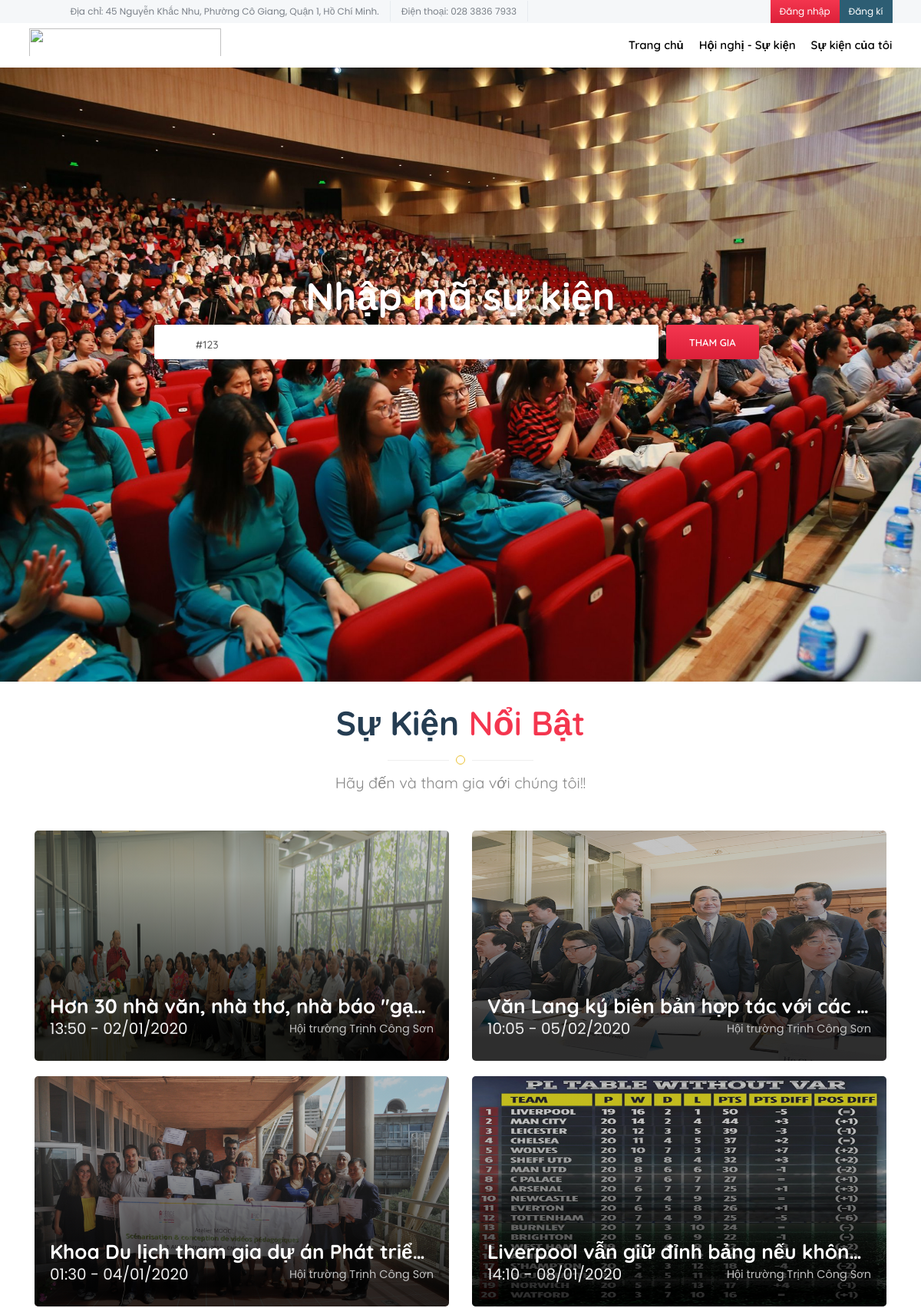
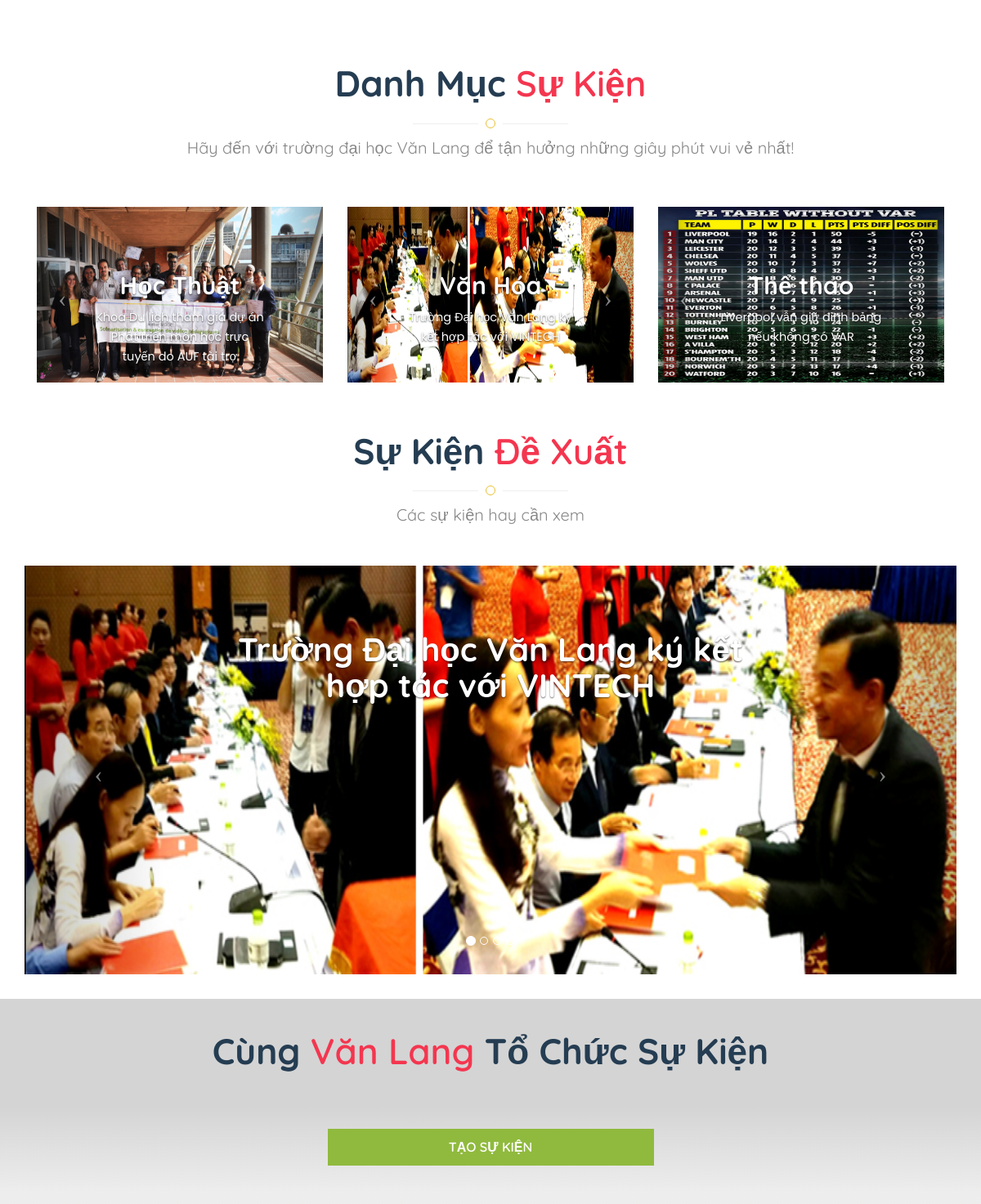
The page / (upper part) on the database its author committed (2 pictures, top to bottom).
### tables this page shows
CREATE TABLE `event` (
  `id` int(11) NOT NULL,
  `account_id` int(11) NOT NULL,
  `category_id` int(11) NOT NULL,
  `title` varchar(100) NOT NULL,
  `code` varchar(4) NOT NULL,
  `place` varchar(100) NOT NULL,
  `avatar` varchar(100) NOT NULL,
  `ticket_number` int(11) NOT NULL,
  `start_date` datetime NOT NULL,
  `end_date` datetime NOT NULL,
  `expired_date` datetime NOT NULL,
  `short_desc` varchar(100) NOT NULL,
  `description` text NOT NULL,
  `faculty_id` int(11) NOT NULL,
  `user_make_question` int(11) NOT NULL DEFAULT '0',
  `user_reply_question` int(11) NOT NULL DEFAULT '0',
  `check_question` int(11) NOT NULL DEFAULT '1',
  `last_modified` datetime NOT NULL DEFAULT CURRENT_TIMESTAMP,
  `public_at` datetime NOT NULL,
  `status` int(11) NOT NULL
);

CREATE TABLE `category` (
  `id` int(11) NOT NULL,
  `name` varchar(50) NOT NULL
);

### index.php (the view, shortened to what this page needs)
<?php
include('header.php');
$sqlFeature = "SELECT e.id, e.title, e.avatar, e.start_date, e.place, COUNT(a.event_id) AS total FROM event e LEFT JOIN attendee a ON e.id = a.event_id WHERE e.status = 4 GROUP BY e.id ORDER BY total DESC LIMIT 4";
$sqlAcademic = "SELECT e.id, e.title, e.avatar, c.name FROM event e, category c WHERE e.category_id = c.id AND c.id = 1 AND e.status = 4 ORDER BY e.public_at DESC";
$sqlCulture = "SELECT e.id, e.title, e.avatar, c.name FROM event e, category c WHERE e.category_id = c.id AND c.id = 2 AND e.status = 4 ORDER BY e.public_at DESC";
$sqlSport = "SELECT e.id, e.title, e.avatar, c.name FROM event e, category c WHERE e.category_id = c.id AND c.id = 3 AND e.status = 4 ORDER BY e.public_at DESC";
$sqlRecommend = "SELECT title, avatar, MAX(id) as id FROM event WHERE status = 4 GROUP BY faculty_id";
$resultFeature = mysqli_query($conn, $sqlFeature);
$resultAcademic = mysqli_query($conn, $sqlAcademic);
$resultCulture = mysqli_query($conn, $sqlCulture);
$resultSport = mysqli_query($conn, $sqlSport);
$resultRecommend = mysqli_query($conn, $sqlRecommend);
?>
    <section>
        <div class="tourz-search">
            <div class="container">
                <div class="row">
                    <div class="tourz-search-1">
                        <h1>Nhập mã sự kiện</h1>
                        <form class="tourz-search-form">
                            <div class="input-field">
                                <input type="text" id="select-city" class="autocomplete">
                            </div>
                            <div class="input-field">
                                <input type="text" id="select-search" class="autocomplete">
                                <label for="select-search" class="search-hotel-type">#123</label>
                            </div>
                            <div class="input-field">
                                <input type="submit" value="Tham gia" class="waves-effect waves-light tourz-sear-btn">
                            </div>
                        </form>
                    </div>
                </div>
            </div>
        </div>
    </section>
    <section>
        <div class="rows pad-bot-redu tb-space">
            <div class="container">
                <div class="spe-title">
                    <h2>Sự kiện <span>nổi bật</span> </h2>
                    <div class="title-line">
                        <div class="tl-1"></div>
                        <div class="tl-2"></div>
                        <div class="tl-3"></div>
                    </div>
                    <p>Hãy đến và tham gia với chúng tôi!!</p>
                </div>
                <?php
                while ($rowFeature = mysqli_fetch_assoc($resultFeature)) {
                  $feature_event_id = $rowFeature["id"];
                  $feature_event_name = $rowFeature["title"];
                  $feature_event_avatar = $rowFeature["avatar"];
                  $feature_event_place = $rowFeature["place"];
                  $feature_event_start =  date("H:i - d/m/Y", strtotime($rowFeature["start_date"]));
                  ?>
                  <div class="col-md-6 wow slideInUp">
                      <a href="event-detail.php?id=<?php echo $feature_event_id ?>">
                          <div class="tour-mig-like-com">
                              <div class="tour-mig-lc-img"> <img src="<?php echo $feature_event_avatar ?>" alt=""> </div>
                              <div class="tour-mig-lc-con">
                                  <h5><?php echo $feature_event_name ?></h5>
                                  <p><span><?php echo $feature_event_start ?></span><?php echo $feature_event_place ?></p>
                              </div>
                          </div>
                      </a>
                  </div>
                <?php
                }
                ?>
            </div>
        </div>
    </section>
    <section>
        <div class="rows pad-bot-redu tb-space">
            <div class="container">
                <div class="spe-title">
                    <h2>Danh mục <span>sự kiện</span></h2>
                    <div class="title-line">
                        <div class="tl-1"></div>
                        <div class="tl-2"></div>
                        <div class="tl-3"></div>
                    </div>
                    <p>Hãy đến với trường đại học Văn Lang để tận hưởng những giây phút vui vẻ nhất!</p>
                </div>
                <div class="col-md-4 wow slideInUp">
                	<div id="myCarousel1" class="carousel slide" data-ride="carousel">
                		<div class="carousel-inner category-fix-img">
	                    <?php
	                    if (mysqli_num_rows($resultAcademic) > 0) {
	                    	$count = 0;
	                    	while ($rowAcademic = mysqli_fetch_assoc($resultAcademic)) {
		                      	$count++;
		                        $academic_event_id = $rowAcademic["id"];
		                        $academic_event_name = $rowAcademic["title"];
		                        $academic_event_avatar = $rowAcademic["avatar"];
		                        $academic_category_name = $rowAcademic["name"];
	                    ?>
	                    	<div class="item <?php if ($count == 1) {echo 'active';} ?>">
		                        <a href="event-detail.php?id=<?php echo $academic_event_id ?>">
		                        	<img src="<?php echo $academic_event_avatar ?>" alt="Văn Lang" style="width:100%;">
		                        	<div class="carousel-caption">
		                        		<h3><?php echo $academic_category_name ?></h3>
		                            <p><?php echo $academic_event_name ?></p>
			                        </div>
			                    </a>
			                </div>
		                    <?php
		                      }
		                    }
		                    ?>
		                </div>
		                <a class="left carousel-control" href="#myCarousel1" data-slide="prev">
		                	<span class="icon-prev"></span>
		                </a>
		                <a class="right carousel-control" href="#myCarousel1" data-slide="next">
		                    <span class="icon-next"></span>
		                </a>
		            </div>
		        </div>
		        <div class="col-md-4 wow slideInUp">
                    <div id="myCarousel2" class="carousel slide" data-ride="carousel">
                    	<div class="carousel-inner category-fix-img">
	                    <?php
	                    if (mysqli_num_rows($resultCulture) > 0) {
	                    	$count = 0;
	                    	while ($rowCulture = mysqli_fetch_assoc($resultCulture)) {
		                        $count++;
		                        $culture_event_name = $rowCulture["title"];
		                        $culture_event_avatar = $rowCulture["avatar"];
		                        $culture_category_name = $rowCulture["name"];
	                    ?>
	                    	<div class="item <?php if ($count == 1) {echo 'active';} ?>">
		                        <a href="event-detail.php?id=<?php echo $academic_event_id ?>">
		                        	<img src="<?php echo $culture_event_avatar ?>" alt="Văn Lang" style="width:100%;">
		                        	<div class="carousel-caption">
		                        		<h3><?php echo $culture_category_name ?></h3>
		                            <p><?php echo $culture_event_name ?></p>
			                        </div>
			                    </a>
			                </div>
		                    <?php
		                      }
		                    }
		                    ?>
		                </div>
                      <a class="left carousel-control" href="#myCarousel2" data-slide="prev">
                        <span class="icon-prev"></span>
                      </a>
                      <a class="right carousel-control" href="#myCarousel2" data-slide="next">
                        <span class="icon-next"></span>
                      </a>
                    </div>
              </div>
              <div class="col-md-4 wow slideInUp">
                    <div id="myCarousel3" class="carousel slide" data-ride="carousel">
                    	<div class="carousel-inner category-fix-img">
	                    <?php
	                    if (mysqli_num_rows($resultSport) > 0) {
	                    	$count = 0;
	                    	while ($rowSport = mysqli_fetch_assoc($resultSport)) {
	                    		$count++;
          								$sport_event_name = $rowSport["title"];
          								$sport_event_avatar = $rowSport["avatar"];
          								$sport_category_name = $rowSport["name"];
	                    ?>
	                    	<div class="item <?php if ($count == 1) {echo 'active';} ?>">
		                        <a href="event-detail.php?id=<?php echo $academic_event_id ?>">
		                        	<img src="<?php echo $sport_event_avatar ?>" alt="Văn Lang" style="width:100%;">
		                        	<div class="carousel-caption">
		                        		<h3><?php echo $sport_category_name ?></h3>
		                            <p><?php echo $sport_event_name ?></p>
			                        </div>
			                    </a>
			                </div>
		                    <?php
		                      }
		                    }
		                    ?>
		                </div>
                      <a class="left carousel-control" href="#myCarousel3" data-slide="prev">
                        <span class="icon-prev"></span>
                      </a>
                      <a class="right carousel-control" href="#myCarousel3" data-slide="next">
                        <span class="icon-next"></span>
                      </a>
                    </div>
              </div>
            </div>
        </div>
    </section>
    <section>
        <div class="rows pad-bot-redu tb-space">
            <div class="container" id="inner-page-title">
                <div class="spe-title">
                    <h2>Sự kiện <span>đề xuất</span></h2>
                    <div class="title-line">
                        <div class="tl-1"></div>
                        <div class="tl-2"></div>
                        <div class="tl-3"></div>
                    </div>
                    <p>Các sự kiện hay cần xem</p>
                </div>
                <div class="wow slideInUp">
                    <div id="carousel-recommend" class="carousel slide" data-ride="carousel">
                      <ol class="carousel-indicators">
                        <?php
                          if (mysqli_num_rows($resultRecommend) > 1) {
                            $count = 0;
                            for ($i=0; $i < mysqli_num_rows($resultRecommend); $i++) {
                              $count++;
                              ?>
                                <li data-target="#carousel-recommend" data-slide-to="<?php echo $i ?>" class="<?php if ($count == 1) echo 'active' ?>"></li>
                              <?php
                            }
                          }
                        ?>
                      </ol>
                      <div class="carousel-inner dexuat">
                        <?php
                          if (mysqli_num_rows($resultRecommend) > 0) {
                            $count = 0;
                            while ($rowRecommend = mysqli_fetch_assoc($resultRecommend)) {
                              $count++;
                              $recommend_event_id = $rowRecommend['id'];
                              $recommend_event_name = $rowRecommend['title'];
                              $recommend_event_avatar = $rowRecommend['avatar'];
                          ?>
                        <div class="item <?php if ($count == 1 ) echo 'active' ?>">
                          <a href="event-detail.php?id=<?php echo $recommend_event_id ?>">
                            <img src="<?php echo $recommend_event_avatar ?>" alt="Văn Lang">
                            <div class="carousel-caption">
                              <h3><?php echo $recommend_event_name ?></h3>
                            </div>
                          </a>
                        </div>
                          <?php
                            }
                          }
                        ?>
                      </div>
                      <a class="left carousel-control" href="#carousel-recommend" data-slide="prev">
                        <span class="icon-prev"></span>
                      </a>
                      <a class="right carousel-control" href="#carousel-recommend" data-slide="next">
                        <span class="icon-next"></span>
                      </a>
                    </div>
              </div>
            </div>
        </div>
    </section>
    <section class="conect">
            <div class="container ">
                    <div class="tourz-search-1 tourz-search-2">
                        <div class="spe-title">
                            <h2>Cùng <span>Văn Lang</span> tổ chức sự kiện</h2>
                        </div>
                        <div class="input-field">
                        	<a href="add-event.php" class="waves-effect waves-light tourz-sear-btn2">Tạo sự kiện</a>
                        </div>
                    </div>
            </div>
    </section>
<?php
include('footer.php');
?>

### rows shown on the page
event: avatar (picture), title "Hơn 30 nhà văn, nhà thơ, nhà báo \"gạ…", start_date "13:50 - 02/01/2020", place "Hội trường Trịnh Công Sơn"
event: avatar (picture), title "Văn Lang ký biên bản hợp tác với các…", start_date "10:05 - 05/02/2020", place "Hội trường Trịnh Công Sơn"
event: avatar (picture), title "Khoa Du lịch tham gia dự án Phát triể…", start_date "01:30 - 04/01/2020", place "Hội trường Trịnh Công Sơn", category.name "Học Thuật", title "Khoa Du lịch tham gia dự án Phát triển môn học trực tuyến do AUF tài trợ"
event: avatar (picture), title "Liverpool vẫn giữ đỉnh bảng nếu khôn…", start_date "14:10 - 08/01/2020", place "Hội trường Trịnh Công Sơn", category.name "Thể thao", title "Liverpool vẫn giữ đỉnh bảng nếu không có VAR"
event: avatar (picture), category.name "Văn Hóa", title "Trường Đại học Văn Lang ký kết hợp tác với VINTECH"

### other values the page prints
$recommend_event_name "Trường Đại học Văn Lang ký kết hợp tác với VINTECH"
